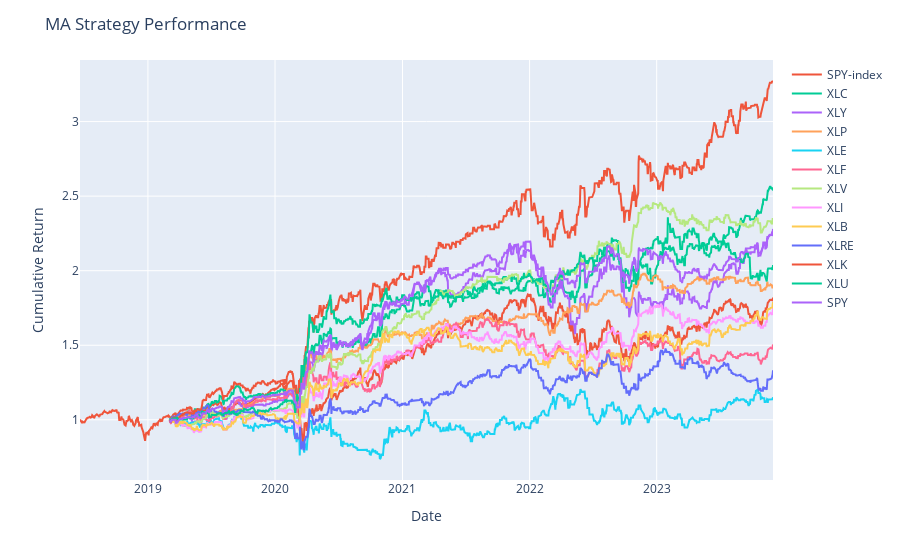

The cell this chart's notebook holds for it:
### Code cell
# Try other assets
strats = {}
for i in assets:
    strats[i] = MA_strategy(returns[i], lower_period, upper_period)[0]

fig = px.line()
fig.add_scatter(x=returns['SPY'].index, y=(returns['SPY']+1).cumprod(), name='SPY-index')
for i in assets:
    fig.add_scatter(x=strats[i].index, y=(strats[i]['Return']+1).cumprod(), name=i)
fig.update_layout(title='MA Strategy Performance', xaxis_title='Date', yaxis_title='Cumulative Return')
fig.show()

### Figure 1 — Plotly figure (JSON) as saved in the notebook; plotly's stock layout.template omitted (floating-point values rounded to 4 significant figures; data arrays with more than 128 entries replaced by an {"elided": "..."} marker saying what was removed)
{"data": [{"hovertemplate": "<extra></extra>", "legendgroup": "", "line": {"color": "#636efa", "dash": "solid"}, "marker": {"symbol": "circle"}, "mode": "lines", "name": "", "orientation": "v", "showlegend": false, "type": "scatter", "xaxis": "x", "yaxis": "y"}, {"name": "SPY-index", "type": "scatter", "x": {"elided": "1373 str values"}, "y": {"elided": "1373 float values"}}, {"name": "XLC", "type": "scatter", "x": {"elided": "1200 str values"}, "y": {"elided": "1198 float values"}}, {"name": "XLY", "type": "scatter", "x": {"elided": "1200 str values"}, "y": {"elided": "1198 float values"}}, {"name": "XLP", "type": "scatter", "x": {"elided": "1200 str values"}, "y": {"elided": "1198 float values"}}, {"name": "XLE", "type": "scatter", "x": {"elided": "1200 str values"}, "y": {"elided": "1198 float values"}}, {"name": "XLF", "type": "scatter", "x": {"elided": "1200 str values"}, "y": {"elided": "1198 float values"}}, {"name": "XLV", "type": "scatter", "x": {"elided": "1200 str values"}, "y": {"elided": "1198 float values"}}, {"name": "XLI", "type": "scatter", "x": {"elided": "1200 str values"}, "y": {"elided": "1198 float values"}}, {"name": "XLB", "type": "scatter", "x": {"elided": "1200 str values"}, "y": {"elided": "1198 float values"}}, {"name": "XLRE", "type": "scatter", "x": {"elided": "1200 str values"}, "y": {"elided": "1198 float values"}}, {"name": "XLK", "type": "scatter", "x": {"elided": "1200 str values"}, "y": {"elided": "1198 float values"}}, {"name": "XLU", "type": "scatter", "x": {"elided": "1200 str values"}, "y": {"elided": "1198 float values"}}, {"name": "SPY", "type": "scatter", "x": {"elided": "1200 str values"}, "y": {"elided": "1198 float values"}}], "layout": {"legend": {"tracegroupgap": 0}, "margin": {"t": 60}, "title": {"text": "MA Strategy Performance"}, "xaxis": {"anchor": "y", "domain": [0, 1], "title": {"text": "Date"}}, "yaxis": {"anchor": "x", "domain": [0, 1], "title": {"text": "Cumulative Return"}}}}
